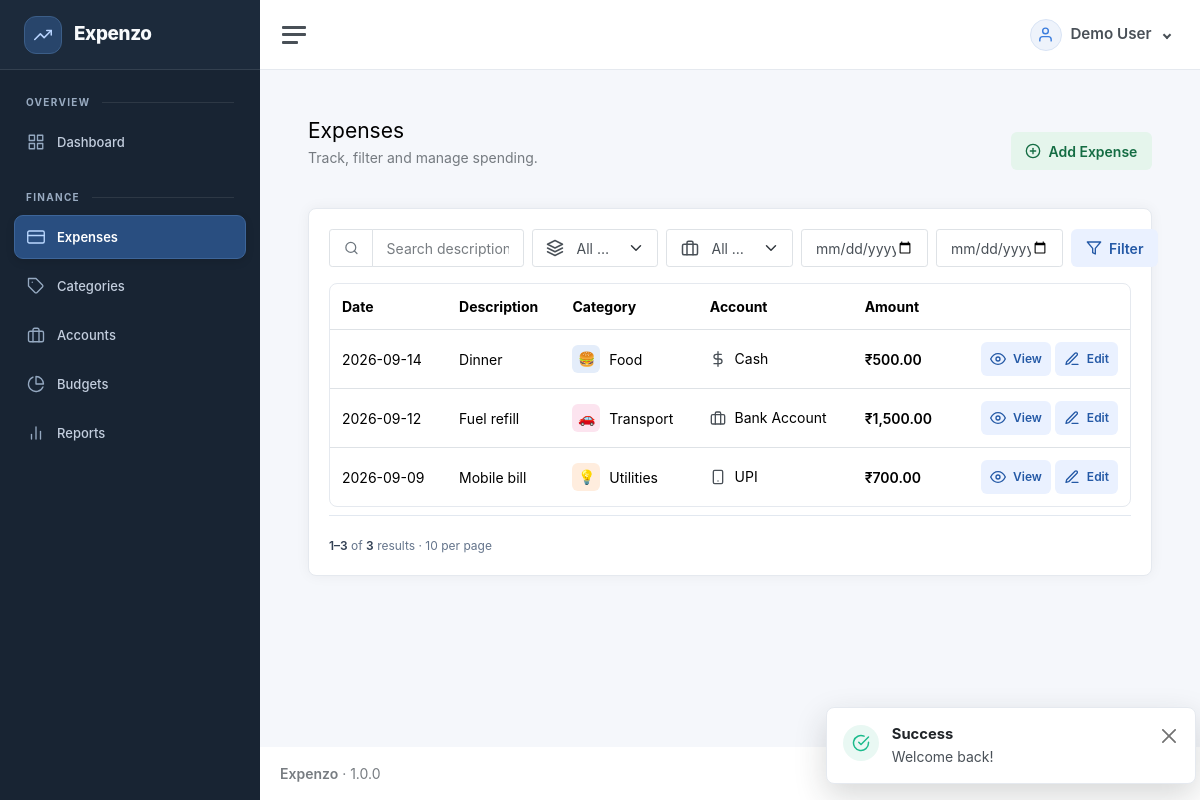
Screenshot of /expenses (signed in) with the database file from the repository.
### tables this page shows
CREATE TABLE users (
  id BIGINT UNSIGNED AUTO_INCREMENT PRIMARY KEY,
  name VARCHAR(120) NOT NULL,
  email VARCHAR(190) NOT NULL UNIQUE,
  password_hash VARCHAR(255) NOT NULL,
  status ENUM('active','inactive') NOT NULL DEFAULT 'active',
  created_at DATETIME NOT NULL DEFAULT CURRENT_TIMESTAMP,
  updated_at DATETIME NOT NULL DEFAULT CURRENT_TIMESTAMP ON UPDATE CURRENT_TIMESTAMP,
  INDEX idx_users_status(status)
);

CREATE TABLE expenses (
  id BIGINT UNSIGNED AUTO_INCREMENT PRIMARY KEY,
  user_id BIGINT UNSIGNED NOT NULL,
  amount DECIMAL(15,2) NOT NULL,
  expense_date DATE NOT NULL,
  category_id BIGINT UNSIGNED NOT NULL,
  account_id BIGINT UNSIGNED NOT NULL,
  description VARCHAR(255) NOT NULL,
  notes TEXT NULL,
  receipt_path VARCHAR(255) NULL,
  status ENUM('draft','posted','void') NOT NULL DEFAULT 'posted',
  created_at DATETIME NOT NULL DEFAULT CURRENT_TIMESTAMP,
  updated_at DATETIME NOT NULL DEFAULT CURRENT_TIMESTAMP ON UPDATE CURRENT_TIMESTAMP,
  INDEX idx_expenses_user_date(user_id, expense_date),
  INDEX idx_expenses_user_status(user_id, status),
  INDEX idx_expenses_category(category_id),
  INDEX idx_expenses_account(account_id),
  FOREIGN KEY(user_id) REFERENCES users(id) ON DELETE CASCADE,
  FOREIGN KEY(category_id) REFERENCES categories(id) ON DELETE RESTRICT,
  FOREIGN KEY(account_id) REFERENCES accounts(id) ON DELETE RESTRICT
);

CREATE TABLE categories (
  id BIGINT UNSIGNED AUTO_INCREMENT PRIMARY KEY,
  name VARCHAR(120) NOT NULL,
  description TEXT NULL,
  icon VARCHAR(80) NOT NULL DEFAULT 'tag',
  color VARCHAR(20) NOT NULL DEFAULT '#3b7ddd',
  status ENUM('active','inactive') NOT NULL DEFAULT 'active',
  owner_id BIGINT UNSIGNED NULL,
  owner_scope BIGINT UNSIGNED GENERATED ALWAYS AS (COALESCE(owner_id,0)) STORED,
  created_by BIGINT UNSIGNED NULL,
  created_at DATETIME NOT NULL DEFAULT CURRENT_TIMESTAMP,
  updated_at DATETIME NOT NULL DEFAULT CURRENT_TIMESTAMP ON UPDATE CURRENT_TIMESTAMP,
  UNIQUE KEY uq_categories_owner_name(owner_scope,name),
  INDEX idx_categories_status(status),
  INDEX idx_categories_owner_status(owner_id,status),
  FOREIGN KEY(owner_id) REFERENCES users(id) ON DELETE RESTRICT,
  FOREIGN KEY(created_by) REFERENCES users(id) ON DELETE SET NULL
);

CREATE TABLE accounts (
  id BIGINT UNSIGNED AUTO_INCREMENT PRIMARY KEY,
  user_id BIGINT UNSIGNED NOT NULL,
  name VARCHAR(120) NOT NULL,
  type VARCHAR(60) NOT NULL,
  opening_balance DECIMAL(15,2) NOT NULL DEFAULT 0,
  current_balance DECIMAL(15,2) NOT NULL DEFAULT 0,
  description TEXT NULL,
  status ENUM('active','inactive') NOT NULL DEFAULT 'active',
  created_at DATETIME NOT NULL DEFAULT CURRENT_TIMESTAMP,
  updated_at DATETIME NOT NULL DEFAULT CURRENT_TIMESTAMP ON UPDATE CURRENT_TIMESTAMP,
  UNIQUE KEY uq_accounts_user_name(user_id, name),
  INDEX idx_accounts_user_status(user_id, status),
  FOREIGN KEY(user_id) REFERENCES users(id) ON DELETE CASCADE
);

### resources/views/expenses/index.php (the view)
<div class="page-header"><div><h1 class="h3 mb-1">Expenses</h1><p class="text-muted">Track, filter and manage spending.</p></div><?php if(can('expenses.create')):?><a class="action-button action-button--success btn btn-primary" href="<?=url('expenses/create')?>"><i data-feather="plus-circle" aria-hidden="true"></i>Add Expense</a><?php endif;?></div><div class="card"><div class="card-body"><form class="row g-2 mb-3"><div class="col-md-3"><div class="input-group search-input-group"><span class="input-group-text"><i data-feather="search" aria-hidden="true"></i></span><input class="form-control" name="q" value="<?=e($f['q'])?>" placeholder="Search description"></div></div><div class="col-md-2"><select class="form-select" name="category_id"><option value="" data-icon="layers">All categories</option><?php foreach($categories as $c):?><option value="<?=$c['id']?>" data-icon="<?=e($c['display_icon'] ?? $c['icon'] ?? 'tag')?>" <?=selected($f['category_id'],$c['id'])?>><?=e($c['name'])?></option><?php endforeach;?></select></div><div class="col-md-2"><select class="form-select" name="account_id"><option value="" data-icon="briefcase">All accounts</option><?php foreach($accounts as $a):?><option value="<?=$a['id']?>" data-account-type="<?=e($a['type'] ?? '')?>" <?=selected($f['account_id'],$a['id'])?>><?=e($a['name'])?></option><?php endforeach;?></select></div><div class="col-md-2"><input type="date" class="form-control" name="from" value="<?=e($f['from'])?>"></div><div class="col-md-2"><input type="date" class="form-control" name="to" value="<?=e($f['to'])?>"></div><div class="col-md-1 d-grid"><button class="action-button action-button--primary btn btn-outline-primary"><i data-feather="filter" aria-hidden="true"></i>Filter</button></div></form><div class="table-responsive"><table class="table table-hover"><thead><tr><th>Date</th><th>Description</th><th>Category</th><th>Account</th><th>Amount</th><th></th></tr></thead><tbody><?php foreach($data['rows'] as $row):?><tr><td><?=e(display_date($row['expense_date']))?></td><td><?=e($row['description'])?></td><td><?=category_label($row['category_name'] ?? '', $row['category_icon'] ?? null, $row['category_color'] ?? null, $row['badge'] ?? null)?></td><td><?=account_type_label($row['account_type'] ?? '', $row['account_name'] ?? null)?></td><td class="fw-semibold"><?=money($row['amount'])?></td><td class="text-end"><a class="action-button action-button--primary btn btn-sm btn-outline-secondary" href="<?=url('expenses/'.$row['id'])?>"><i data-feather="eye" aria-hidden="true"></i>View</a> <?php if(can('expenses.edit') && (int)$row['user_id']===(int)auth_user()['id']):?><a class="action-button action-button--primary btn btn-sm btn-outline-primary" href="<?=url('expenses/'.$row['id'].'/edit')?>"><i data-feather="edit-3" aria-hidden="true"></i>Edit</a><?php endif;?></td></tr><?php endforeach;?><?php if(!$data['rows']):?><tr><td colspan="6" class="text-center text-muted py-5">No expenses found.</td></tr><?php endif;?></tbody></table></div><?php $total=$data['total'];$page=$data['page'];$per=$data['per']; require dirname(__DIR__).'/partials/pagination.php'; ?></div></div>

### app/Helpers/helpers.php (shortened to what the rows shown need)
<?php
function e(mixed $v):string{return htmlspecialchars((string)$v,ENT_QUOTES,'UTF-8');}
function url(string $path=''):string{$base=rtrim(str_replace('\\','/',dirname($_SERVER['SCRIPT_NAME']??'')),'/'); if($base==='/'||$base==='.')$base=''; return $base.'/'.ltrim($path,'/');}
function asset(string $path):string{
    $relative = ltrim($path, '/');
    $file = dirname(__DIR__,2).'/public/assets/'.$relative;
    return url('assets/'.$relative).(is_file($file) ? '?v='.filemtime($file) : '');
}
function auth_user():?array{return Session::get('user');}
function can(string $permission):bool{return in_array($permission,Session::get('permissions',[]),true);}
function app_setting(string $key, mixed $default = null): mixed
{
    static $settings = null;
    if ($settings === null) {
        $settings = [];
        try {
            $rows = \App\Core\Database::connection()->query('SELECT setting_key, setting_value FROM settings')->fetchAll();
            foreach ($rows as $row) $settings[$row['setting_key']] = $row['setting_value'];
        } catch (\Throwable $exception) {
            $settings = [];
        }
    }
    return $settings[$key] ?? $default;
}
function currency_code(): string
{
    $cfg = require dirname(__DIR__,2).'/config/app.php';
    return strtoupper(trim((string)app_setting('currency', $cfg['currency'] ?? 'INR')));
}
function money(float|int|string $amount):string{ $symbols=['INR'=>'₹','USD'=>'$','EUR'=>'€','GBP'=>'£']; $currency=currency_code(); return ($symbols[$currency]??$currency.' ').number_format((float)$amount,2);}
function account_type_icon(?string $type): string
{
    return match (strtolower(trim((string)$type))) {
        'cash' => 'dollar-sign',
        'bank' => 'briefcase',
        'card', 'credit card', 'debit card' => 'credit-card',
        'upi' => 'smartphone',
        'wallet' => 'pocket',
        default => 'credit-card',
    };
}
function account_type_label(?string $type, ?string $name = null): string
{
    $type = trim((string)$type);
    $label = trim((string)$name) !== '' ? trim((string)$name) : ($type !== '' ? $type : 'Account');
    return '<span class="inline-icon-text"><i data-feather="'.e(account_type_icon($type)).'" aria-hidden="true"></i>'.e($label).'</span>';
}
function category_label(?string $name, ?string $icon = null, ?string $color = null, ?string $badge = null): string
{
    $label = trim((string)$name);
    $displayIcon = trim((string)($icon ?: 'tag'));
    $displayColor = preg_match('/^#[a-fA-F0-9]{6}$/D', (string)$color) ? (string)$color : '#3b7ddd';
    $iconHtml = trim((string)$badge) !== ''
        ? '<span class="inline-category-badge-text">'.e($badge).'</span>'
        : '<i data-feather="'.e($displayIcon).'" aria-hidden="true"></i>';
    return '<span class="inline-icon-text"><span class="inline-category-icon" style="--category-color: '.e($displayColor).'">'.$iconHtml.'</span>'.e($label !== '' ? $label : 'All Categories').'</span>';
}
function landing_path():string {
    foreach (['dashboard','expenses','categories','accounts','budgets','reports','users','roles','settings'] as $module) {
        if(can($module.'.view')) return '/'.$module;
    }
    return '/dashboard';
}
function display_date(?string $value, bool $withTime = false): string
{
    static $format = null;
    if ($format === null) {
        $saved = \App\Core\Database::connection()->query("SELECT setting_value FROM settings WHERE setting_key='date_format'")->fetchColumn();
        $format = is_string($saved) && trim($saved) !== '' ? $saved : 'Y-m-d';
    }
    try {
        $date = new \DateTimeImmutable($value);
        return $date->format($format . ($withTime ? ' H:i:s' : ''));
    } catch (\Exception $exception) {
        return '—';
    }
}
function pagination_size(): int
{
    $size = filter_var(app_setting('pagination_size', 10), FILTER_VALIDATE_INT, ['options' => ['min_range' => 1, 'max_range' => 100]]);
    return $size === false ? 10 : $size;
}

### app/Core/Router.php (shortened to what the rows shown need)
<?php
final class Router { private array $routes=[];
 private function add(string $method,string $path,string $handler):void{$this->routes[] = compact('method','path','handler');}
 public function dispatch(Request $request):void{foreach($this->routes as $r){if($r['method']!==$request->method())continue;$pattern=preg_replace('#\\{([a-zA-Z_][a-zA-Z0-9_]*)\\}#','(?P<$1>[^/]+)',str_replace('/','\/',$r['path']));if(preg_match('#^'.$pattern.'$#',$request->path(),$m)){[$class,$method]=explode('@',$r['handler']);$controller=new $class();$params=[];foreach($m as $k=>$v)if(!is_int($k))$params[]=$v; $controller->$method($request,...$params);return;}} Response::status(404); View::render('errors/404',[], 'app');}
}

### resources/views/layouts/app.php (shortened to what the rows shown need)
<?php
$sidebarPath = rtrim((new \App\Core\Request())->path(), '/') ?: '/';
$navigation = [
    'Overview' => ['dashboard' => ['Dashboard', 'grid', 'dashboard.view']],
    'Finance' => [
        'expenses' => ['Expenses', 'credit-card', 'expenses.view'],
        'categories' => ['Categories', 'tag', 'categories.view'],
        'accounts' => ['Accounts', 'briefcase', 'accounts.view'],
        'budgets' => ['Budgets', 'pie-chart', 'budgets.view'],
        'reports' => ['Reports', 'bar-chart-2', 'reports.view'],
    ],
    'Administration' => [
        'users' => ['Users', 'users', 'users.view'],
        'roles' => ['Roles & Permissions', 'shield', 'roles.view'],
        'audit-logs' => ['Audit Logs', 'activity', 'audit.view'],
        'settings' => ['Settings', 'settings', 'settings.view'],
    ],
];
$currentUser = auth_user() ?? [];
$currentUserName = $currentUser['name'] ?? 'User';
?>
<!doctype html>
<html lang="en">
<head>
    <link href="<?= asset('app.css') ?>" rel="stylesheet">
    <link href="<?= asset('crud.css') ?>" rel="stylesheet">
</head>
<body>
    <div class="wrapper">
        <nav id="sidebar" class="sidebar js-sidebar" aria-label="Main navigation">
            <div class="sidebar-content js-simplebar">
                <a class="sidebar-brand app-sidebar-brand" href="<?= e(url(landing_path())) ?>"><span class="sidebar-brand-mark"><i data-feather="trending-up" aria-hidden="true"></i></span><span class="align-middle brand-mini"><?= e(APP_NAME) ?></span></a>
                <ul class="sidebar-nav">
                    <?php foreach ($navigation as $group => $items):
                        $visible = array_filter($items, static fn(array $item): bool => can($item[2]));
                        if (!$visible)
                            continue;
                        ?>
                        <li class="sidebar-header"><?= e($group) ?></li>
                        <?php foreach ($visible as $section => [$label, $icon, $permission]):
                            $active = $sidebarPath === '/' . $section || str_starts_with($sidebarPath, '/' . $section . '/') || ($section === 'dashboard' && $sidebarPath === '/');
                            ?>
                            <li class="sidebar-item <?= $active ? 'active' : '' ?>"><a class="sidebar-link"
                                    href="<?= e(url($section)) ?>" <?= $active ? 'aria-current="page"' : '' ?>><i aria-hidden="true" class="align-middle" data-feather="<?= e($icon) ?>"></i><span
                                        class="align-middle"><?= e($label) ?></span></a></li>
                        <?php endforeach; endforeach; ?>
                </ul>
            </div>
        </nav>
        <div class="main">
            <nav class="navbar navbar-expand navbar-light navbar-bg">
                <a class="sidebar-toggle js-sidebar-toggle" role="button" tabindex="0" aria-label="Toggle navigation"><i
                        class="hamburger align-self-center"></i></a>
                <div class="navbar-collapse collapse">
                    <ul class="navbar-nav navbar-align">
                        <li class="nav-item dropdown">
                            <a class="nav-link user-menu-toggle dropdown-toggle" href="#" data-bs-toggle="dropdown"
                                aria-expanded="false">
                                <span class="user-menu-avatar"><i data-feather="user"></i></span>
                                <span class="user-menu-name"><?= e($currentUserName) ?></span>
                            </a>
                        </li>
                    </ul>
                </div>
            </nav>
            <main class="content">
                <div class="container-fluid p-0">
                    <?= $content ?>
                </div>
            </main>
            <footer class="footer">
                <div class="container-fluid">
                    <div class="row text-muted">
                        <div class="col-6 text-start">
                            <p class="mb-0"><strong><?= e(APP_NAME) ?></strong> &middot; <?= APP_VERSION ?></p>
                        </div>
                        <div class="col-6 text-end">All Rights Reserved &copy; <?= date('Y') ?></div>
                    </div>
                </div>
            </footer>
        </div>
    </div>
    <?php require dirname(__DIR__).'/partials/toasts.php'; ?>
</body>
</html>

### rows the page displays
users: name "Demo User"
expenses: expense_date "2026-09-14", description "Dinner", badge "🍔", category.name "Food", account.name "Cash", amount "₹500.00"
expenses: expense_date "2026-09-12", description "Fuel refill", badge "🚗", category.name "Transport", account.name "Bank Account", amount "₹1,500.00"
expenses: expense_date "2026-09-09", description "Mobile bill", badge "💡", category.name "Utilities", account.name "UPI", amount "₹700.00"

### other values shown
$group "OVERVIEW"
$label "Dashboard"
$group "FINANCE"
$label "Expenses"
$label "Categories"
$label "Accounts"
$label "Budgets"
$label "Reports"
$toast['label'] "Success"
$toast['message'] "Welcome back!"
